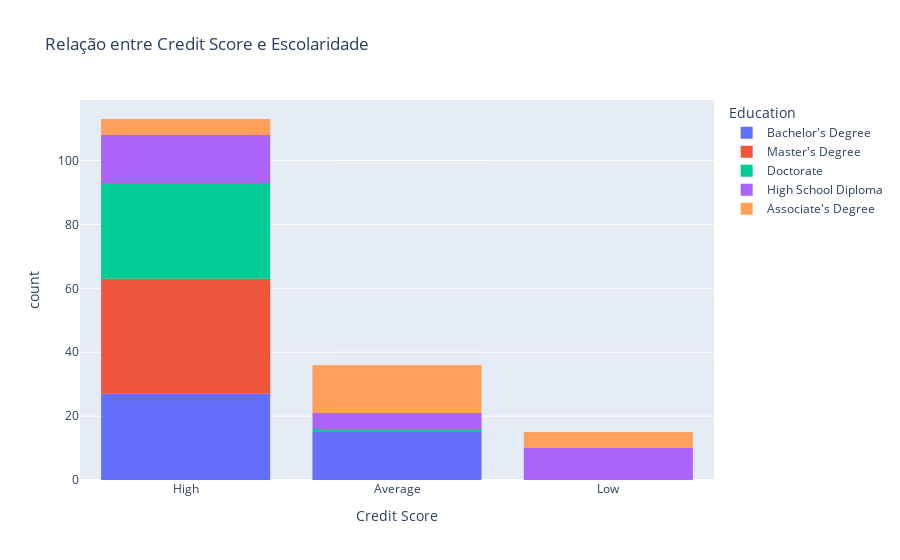

Source (notebook cell):
### Code cell
# B) Criando um gráfico para visualizar a relação entre credit score e escolaridade
fig = px.histogram(df, x='Credit Score', color='Education', title='Relação entre Credit Score e Escolaridade')
fig.show()

# Analíse da direita para esquerda: Quem tende a ter um score de crédito mais baixo são cleintes que possuem apenas ensino médio, o que é esperado.
# Enquanto isso, pessoas com score de crédito 'Avarage' são pessoas com um nível de escolaridade mais alto, oque também é esperado.
# E por fim, aqueles que possuem um score de crédito 'Good' são pessoas com um nível de escolaridade ainda mais alto, o que também é esperado, já que pessoas com um nível de escolaridade mais alto tendem a ter mais estabilidade financeira e, portanto, são mais propensos a obter um score de crédito mais alto.

### Figure 1 — Plotly figure (JSON) as saved in the notebook; plotly's stock layout.template omitted (floating-point values rounded to 4 significant figures)
{"data": [{"alignmentgroup": "True", "bingroup": "x", "hovertemplate": "Education=Bachelor's Degree<br>Credit Score=%{x}<br>count=%{y}<extra></extra>", "legendgroup": "Bachelor's Degree", "marker": {"color": "#636efa", "pattern": {"shape": ""}}, "name": "Bachelor's Degree", "offsetgroup": "Bachelor's Degree", "orientation": "v", "showlegend": true, "type": "histogram", "x": ["High", "High", "Average", "High", "High", "High", "High", "Average", "High", "Average", "High", "High", "High", "High", "Average", "Average", "High", "Average", "High", "High", "High", "High", "Average", "Average", "High", "Average", "High", "High", "High", "High", "Average", "Average", "Average", "Average", "High", "Average", "High", "Average", "High", "High", "High", "High"], "xaxis": "x", "yaxis": "y"}, {"alignmentgroup": "True", "bingroup": "x", "hovertemplate": "Education=Master's Degree<br>Credit Score=%{x}<br>count=%{y}<extra></extra>", "legendgroup": "Master's Degree", "marker": {"color": "#EF553B", "pattern": {"shape": ""}}, "name": "Master's Degree", "offsetgroup": "Master's Degree", "orientation": "v", "showlegend": true, "type": "histogram", "x": ["High", "High", "High", "High", "High", "High", "High", "High", "High", "High", "High", "High", "High", "High", "High", "High", "High", "High", "High", "High", "High", "High", "High", "High", "High", "High", "High", "High", "High", "High", "High", "High", "High", "High", "High", "High"], "xaxis": "x", "yaxis": "y"}, {"alignmentgroup": "True", "bingroup": "x", "hovertemplate": "Education=Doctorate<br>Credit Score=%{x}<br>count=%{y}<extra></extra>", "legendgroup": "Doctorate", "marker": {"color": "#00cc96", "pattern": {"shape": ""}}, "name": "Doctorate", "offsetgroup": "Doctorate", "orientation": "v", "showlegend": true, "type": "histogram", "x": ["High", "High", "High", "High", "High", "High", "High", "High", "High", "High", "High", "High", "High", "High", "High", "High", "High", "High", "High", "High", "High", "High", "High", "High", "High", "Average", "High", "High", "High", "High", "High"], "xaxis": "x", "yaxis": "y"}, {"alignmentgroup": "True", "bingroup": "x", "hovertemplate": "Education=High School Diploma<br>Credit Score=%{x}<br>count=%{y}<extra></extra>", "legendgroup": "High School Diploma", "marker": {"color": "#ab63fa", "pattern": {"shape": ""}}, "name": "High School Diploma", "offsetgroup": "High School Diploma", "orientation": "v", "showlegend": true, "type": "histogram", "x": ["High", "High", "Low", "High", "Average", "Low", "High", "High", "Low", "High", "Average", "Low", "High", "High", "Low", "High", "Average", "Low", "High", "High", "Low", "High", "Average", "Low", "High", "High", "Low", "High", "Average", "Low"], "xaxis": "x", "yaxis": "y"}, {"alignmentgroup": "True", "bingroup": "x", "hovertemplate": "Education=Associate's Degree<br>Credit Score=%{x}<br>count=%{y}<extra></extra>", "legendgroup": "Associate's Degree", "marker": {"color": "#FFA15A", "pattern": {"shape": ""}}, "name": "Associate's Degree", "offsetgroup": "Associate's Degree", "orientation": "v", "showlegend": true, "type": "histogram", "x": ["Average", "Average", "Low", "High", "Average", "Average", "Average", "Low", "High", "Average", "Average", "Average", "Low", "High", "Average", "Average", "Average", "Low", "High", "Average", "Average", "Average", "Low", "High", "Average"], "xaxis": "x", "yaxis": "y"}], "layout": {"barmode": "relative", "legend": {"title": {"text": "Education"}, "tracegroupgap": 0}, "title": {"text": "Relação entre Credit Score e Escolaridade"}, "xaxis": {"anchor": "y", "domain": [0, 1], "title": {"text": "Credit Score"}}, "yaxis": {"anchor": "x", "domain": [0, 1], "title": {"text": "count"}}}}
